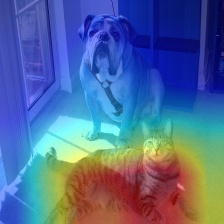
%> input picture bip/run_CARLA_driving/pytorch_grad_cam/examples/augsmooth.jpg, 224 x 224 px
$ octave --eval "result = hart_transformer_extractor_ablation(rgb2gray(imread('../../../bip/run_CARLA_driving/pytorch_grad_cam/examples/augsmooth.jpg')));"   (GNU Octave 9; MATLAB toolbox functions it lacks are replaced by stand-ins)
%> lines starting %> are read from the running program, lines starting %| are printed output that depends on the picture
function features = hart_transformer_extractor_ablation(img, config)
%% HART+Transformer特征提取器 - 消融实验版本
% 支持动态开关各个组件
%
% 输入:
%   img - 输入图像 [H x W]
%   config - 配置结构体
%       .attention - 是否使用空间注意力
%       .dual_stream - 是否使用双流架构
%       .transformer - 是否使用Transformer
%       .lstm - 是否使用LSTM
%       .full_feature - 是否使用完整特征 (false则使用简化版)
%
% 输出:
%   features - 提取的特征 [H x W]

persistent lstm_state attention_center feature_history

%% 检查配置
if nargin < 2
    % 默认配置：完整系统
    config = struct();
    config.attention = true;
    config.dual_stream = true;
    config.transformer = true;
    config.lstm = true;
    config.full_feature = true;
end

%% 如果使用简化特征，直接返回基础处理
if ~config.full_feature
    % 简化特征提取（对比baseline）
    img_gray = double(img) / 255;
    % ★★★ 修复: 使用简单对比度增强替代adapthisteq，避免coder.isColumnMajor错误 ★★★
    img_enhanced = simple_contrast_enhance_ablation(img_gray);
    img_smooth = imgaussfilt(img_enhanced, 0.5);
    features = (img_smooth - min(img_smooth(:))) / (max(img_smooth(:)) - min(img_smooth(:)) + eps);
    return;
end

%% 初始化
if isempty(lstm_state)
    lstm_state = struct();
    lstm_state.h = zeros(size(img));
    lstm_state.c = zeros(size(img));
end

if isempty(attention_center)
    attention_center = [size(img, 1)/2, size(img, 2)/2];
%> attention_center = [112 112]
end

if isempty(feature_history)
    feature_history = {};
end

%% 归一化输入
img = double(img);
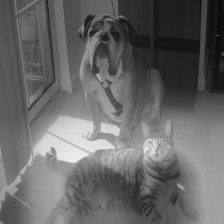
%> img: size 224x224 double; min 8, max 239, mean 102.6
if max(img(:)) > 1
    img = img / 255;
end

%% ========== 步骤1: 空间注意力（可选） ==========
if config.attention
    % 使用空间注意力
    [h, w] = size(img);
%> h = 224; w = 224
    [X, Y] = meshgrid(1:w, 1:h);

    % 高斯注意力窗口
    sigma_y = h / 3;
%> sigma_y = 74.67
    sigma_x = w / 3;
%> sigma_x = 74.67
    attention_map = exp(-((Y - attention_center(1)).^2 / (2*sigma_y^2) + ...
                         (X - attention_center(2)).^2 / (2*sigma_x^2)));
    attention_map = attention_map / max(attention_map(:));

    % 应用注意力
    attended_img = img .* (1 + 2 * attention_map);
    attended_img = attended_img / max(attended_img(:));
else
    % 跳过注意力
    attended_img = img;
end

%% ========== 步骤2: V1层 - Gabor滤波器 ==========
orientations = [0, 45, 90, 135];
v1_responses = zeros(size(img, 1), size(img, 2), length(orientations));

for i = 1:length(orientations)
    gabor_kernel = create_gabor_filter(5, orientations(i), 0.5, 0.5, 0);
    v1_responses(:, :, i) = abs(conv2(attended_img, gabor_kernel, 'same'));
end
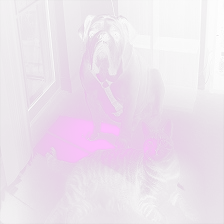
%> v1_responses: size 224x224x4 double; mean R, G, B, A 0.338, 0.132, 0.338, 0.132; transparent parts drawn white

v1_output = mean(v1_responses, 3);
v1_output = v1_output / (max(v1_output(:)) + eps);

%% ========== 步骤3: 双流架构（可选） ==========
if config.dual_stream
    % Dorsal Stream (位置/"在哪里")
    [Gx, Gy] = gradient(v1_output);
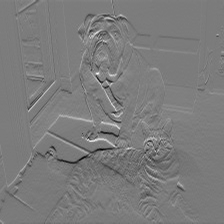
%> Gy: size 224x224 double; min -0.199, max 0.211, mean 0.000504; drawn with min black and max white
    gradient_magnitude = sqrt(Gx.^2 + Gy.^2);
    gradient_magnitude = gradient_magnitude / (max(gradient_magnitude(:)) + eps);

    dorsal_features = 0.6 * gradient_magnitude + 0.4 * v1_output;

    % Ventral Stream (特征/"是什么")
    % NOTE: Avoid stdfilt/adapthisteq to reduce toolbox dependencies.
    % Local std via convolution: std = sqrt(E[x^2] - (E[x])^2)
    k = ones(3, 3);
    n = sum(k(:));
    mu = conv2(v1_output, k / n, 'same');
    mu2 = conv2(v1_output .^ 2, k / n, 'same');
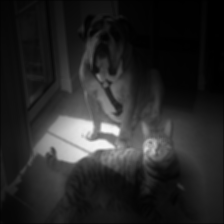
%> mu2: size 224x224 double; min 0.000351, max 0.973, mean 0.154
    texture_features = sqrt(max(mu2 - mu .^ 2, 0));
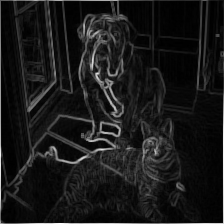
%> texture_features: size 224x224 double; min 0.000165, max 0.178, mean 0.0177; drawn with min black and max white
    texture_features = texture_features / (max(texture_features(:)) + eps);

    % Simple contrast enhancement (normalize to [0,1])
    vmin = min(v1_output(:));
%> vmin = 0.0178
    vmax = max(v1_output(:));
%> vmax = 1
    enhanced_features = (v1_output - vmin) / (vmax - vmin + eps);

    ventral_features = 0.4 * v1_output + 0.3 * texture_features + 0.3 * enhanced_features;
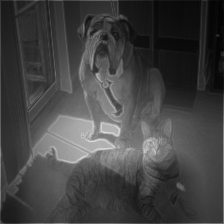
%> ventral_features: size 224x224 double; min 0.0115, max 0.889, mean 0.264
else
    % 单流模式：只使用V1输出
    dorsal_features = v1_output;
    ventral_features = v1_output;
end

%% ========== 步骤4: Transformer全局-局部交互（可选） ==========
if config.transformer
    % 计算全局统计
    dorsal_mean = mean(dorsal_features(:));
%> dorsal_mean = 0.181
    dorsal_std = std(dorsal_features(:));
%> dorsal_std = 0.111
    ventral_mean = mean(ventral_features(:));
%> ventral_mean = 0.264
    ventral_std = std(ventral_features(:));
%> ventral_std = 0.153

    global_context = [dorsal_mean, dorsal_std, ventral_mean, ventral_std];
%> global_context = [0.181 0.111 0.264 0.153]
    global_weight = mean(global_context);
%> global_weight = 0.177

    % 简化的Self-Attention效果
    dorsal_normalized = (dorsal_features - dorsal_mean) / (dorsal_std + eps);
    dorsal_enhanced = dorsal_features + 0.15 * global_weight * dorsal_normalized;

    ventral_normalized = (ventral_features - ventral_mean) / (ventral_std + eps);
    ventral_enhanced = ventral_features + 0.15 * global_weight * ventral_normalized;

    transformer_features = 0.5 * dorsal_enhanced + 0.5 * ventral_enhanced;
else
    % 跳过Transformer：直接融合
    transformer_features = 0.5 * dorsal_features + 0.5 * ventral_features;
end

%% ========== 步骤5: LSTM时序建模（可选） ==========
if config.lstm
    % LSTM前向传播
    combined_input = 0.6 * transformer_features + 0.4 * ventral_features;

    % ★★★ 使用网格搜索优化后的最优LSTM参数 ★★★
    % 参数来源: GRID_SEARCH_LSTM_EXTENDED.m 搜索结果
    % 最优组合: input=0.50, forget=0.30, output=0.95 (+2.3%改进)
    input_gate = 0.50;    % 输入门（固定最优值）
    forget_gate = 0.30;   % 遗忘门（固定最优值）
    output_gate = 0.95;   % 输出门（固定最优值）

    % 输入调制
    input_modulated = tanh(combined_input);

    % 更新细胞状态
    lstm_state.c = forget_gate * lstm_state.c + input_gate * input_modulated;

    % 计算输出
    lstm_h = output_gate * tanh(lstm_state.c);
    lstm_state.h = lstm_h;
else
    % 跳过LSTM
    lstm_h = transformer_features;
end

%% ========== 步骤6: 特征融合 ==========
if config.lstm && config.transformer && config.dual_stream
    % 完整融合
    fused_features = 0.20 * dorsal_features + ...
                     0.30 * lstm_h + ...
                     0.30 * transformer_features + ...
                     0.20 * v1_output;
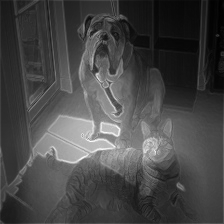
%> fused_features: size 224x224 double; min -0.00518, max 0.739, mean 0.203; drawn with min black and max white
elseif config.transformer && config.dual_stream
    % 无LSTM
    fused_features = 0.30 * dorsal_features + ...
                     0.40 * transformer_features + ...
                     0.30 * v1_output;
elseif config.dual_stream
    % 只有双流
    fused_features = 0.50 * dorsal_features + ...
                     0.50 * ventral_features;
else
    % 最小配置
    fused_features = v1_output;
end

%% 归一化输出
features = (fused_features - min(fused_features(:))) / ...
           (max(fused_features(:)) - min(fused_features(:)) + eps);

%% ========== 步骤7: 更新注意力中心（如果使用注意力） ==========
if config.attention
    % 找到当前特征响应最强的位置
    [max_val, max_idx] = max(features(:));
%> max_val = 1; max_idx = 20302
    [max_y, max_x] = ind2sub(size(features), max_idx);
%> max_y = 142; max_x = 91

    % 平滑更新注意力中心
    attention_center = 0.7 * attention_center + 0.3 * [max_y, max_x];
%> attention_center = [121 105.7]
end

end

%% ========== 辅助函数 ==========

function kernel = create_gabor_filter(size, orientation, wavelength, sigma, phase)
    % 创建Gabor滤波器
    half_size = floor(size / 2);
    [x, y] = meshgrid(-half_size:half_size, -half_size:half_size);

    % 旋转坐标
    theta = orientation * pi / 180;
    x_theta = x * cos(theta) + y * sin(theta);
    y_theta = -x * sin(theta) + y * cos(theta);

    % Gabor函数
    gaussian = exp(-(x_theta.^2 + y_theta.^2) / (2 * sigma^2));
    sinusoid = cos(2 * pi * x_theta / wavelength + phase);

    kernel = gaussian .* sinusoid;
    kernel = kernel / sum(abs(kernel(:)));
end

function y = sigmoid(x)
    % Sigmoid激活函数
    y = 1 ./ (1 + exp(-x));
end


function enhanced = simple_contrast_enhance_ablation(img)
% SIMPLE_CONTRAST_ENHANCE_ABLATION 简单对比度增强（替代adapthisteq）
% 避免使用mean2函数，兼容所有MATLAB版本
    img = double(img);
    [H, W] = size(img);
    tile_h = max(1, floor(H / 4));
    tile_w = max(1, floor(W / 4));

    win_size = max(tile_h, tile_w);
    if mod(win_size, 2) == 0
        win_size = win_size + 1;
    end

    h = ones(win_size, win_size) / (win_size * win_size);
    local_mean = imfilter(img, h, 'replicate');
    local_mean_sq = imfilter(img.^2, h, 'replicate');
    local_var = max(local_mean_sq - local_mean.^2, 0);
    local_std = sqrt(local_var) + eps;

    enhanced = (img - local_mean) ./ local_std;
    clip_limit = 3.0;
    enhanced = max(-clip_limit, min(clip_limit, enhanced));
    enhanced = (enhanced - min(enhanced(:))) / (max(enhanced(:)) - min(enhanced(:)) + eps);
end

$ run again, on bip/run_CARLA_driving/pytorch_grad_cam/examples/cam_gb_dog.jpg
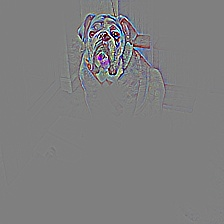
%> input picture bip/run_CARLA_driving/pytorch_grad_cam/examples/cam_gb_dog.jpg, 224 x 224 px
%> vmin = 0.0396
%> vmax = 1
%> in hart_transformer_extractor_ablation, `ventral_features = 0.4 * v1_output + 0.3 * texture_features + 0.3 * en..`:
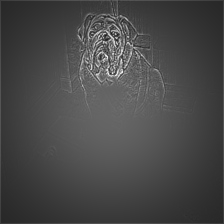
%> ventral_features: size 224x224 double; min 0.102, max 0.945, mean 0.284
%> dorsal_mean = 0.175
%> dorsal_std = 0.069
%> ventral_mean = 0.284
%> ventral_std = 0.0855
%> global_context = [0.175 0.069 0.284 0.0855]
%> global_weight = 0.153
%> in hart_transformer_extractor_ablation, `lstm_state.c = forget_gate * lstm_state.c + input_gate * input_modulat..`:
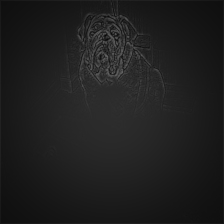
%> lstm_state.c: size 224x224 double; min 0.0311, max 0.39, mean 0.122
%> max_val = 1; max_idx = 27401
%> max_y = 73; max_x = 123
%> in hart_transformer_extractor_ablation, `attention_center = 0.7 * attention_center + 0.3 * [max_y, max_x];`: attention_center = [100.3 115.3]

$ run again, on bip/run_CARLA_driving/pytorch_grad_cam/examples/cat.jpg
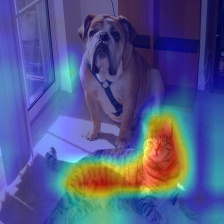
%> input picture bip/run_CARLA_driving/pytorch_grad_cam/examples/cat.jpg, 224 x 224 px
%> in hart_transformer_extractor_ablation, `texture_features = sqrt(max(mu2 - mu .^ 2, 0));`:
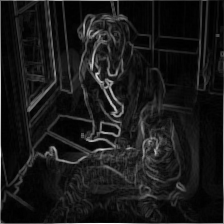
%> texture_features: size 224x224 double; min 9.91e-05, max 0.196, mean 0.0198; drawn with min black and max white
%> vmin = 0.0166
%> vmax = 1
%> dorsal_mean = 0.172
%> dorsal_std = 0.0957
%> ventral_mean = 0.246
%> ventral_std = 0.126
%> global_context = [0.172 0.0957 0.246 0.126]
%> global_weight = 0.16
%> in hart_transformer_extractor_ablation, `input_modulated = tanh(combined_input);`:
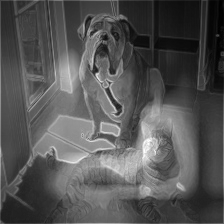
%> input_modulated: size 224x224 double; min -0.0137, max 0.681, mean 0.217; drawn with min black and max white
%> max_val = 1; max_idx = 33294
%> max_y = 142; max_x = 149
%> in hart_transformer_extractor_ablation, `attention_center = 0.7 * attention_center + 0.3 * [max_y, max_x];`: attention_center = [121 123.1]

$ run again, on bip/run_CARLA_driving/pytorch_grad_cam/examples/dog.jpg
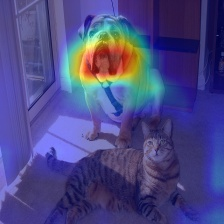
%> input picture bip/run_CARLA_driving/pytorch_grad_cam/examples/dog.jpg, 224 x 224 px
%> vmin = 0.0156
%> vmax = 1
%> dorsal_mean = 0.151
%> dorsal_std = 0.1
%> ventral_mean = 0.211
%> ventral_std = 0.128
%> global_context = [0.151 0.1 0.211 0.128]
%> global_weight = 0.148
%> in hart_transformer_extractor_ablation, `input_modulated = tanh(combined_input);`:
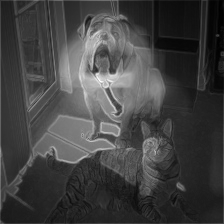
%> input_modulated: size 224x224 double; min -0.00843, max 0.744, mean 0.187; drawn with min black and max white
%> max_val = 1; max_idx = 22257
%> max_y = 81; max_x = 100
%> in hart_transformer_extractor_ablation, `attention_center = 0.7 * attention_center + 0.3 * [max_y, max_x];`: attention_center = [102.7 108.4]
